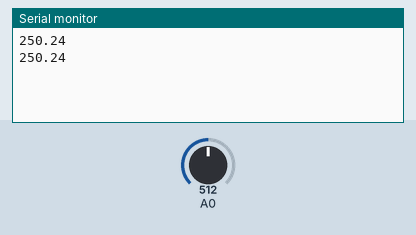
Recording of a sketch running on a simulated Arduino Uno, built with avr-gcc and run on an emulated ATmega328P. Parts: the last lines printed to the serial monitor. The test bench sets the inputs (shaded band); at power-on: A0 = 512.

Above: at 1.8 s.
1.9 s: A0 set to 716
At 2.6 s:
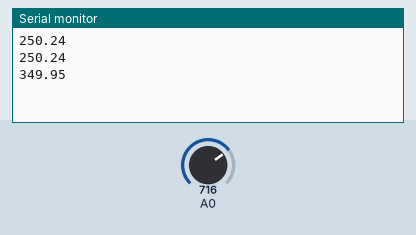
3.4 s: A0 set to 900
At 4.8 s:
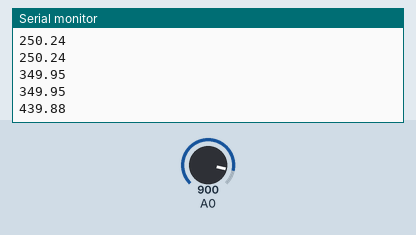
Timing chart, 0 to 6.4 s (numbered marks = the images above; inputs shaded):
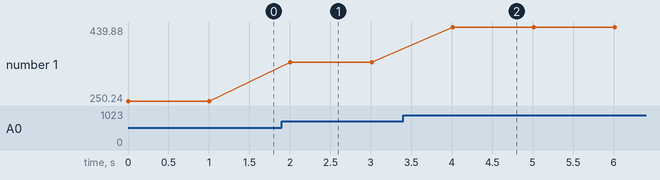

Measured:
- after the input at 1.9 s, the serial monitor: prints a new line after 0.11 s (image 1)
- after the input at 3.4 s, the serial monitor: prints a new line after 0.61 s (image 2)
- plotted number 1: 250.24 → 349.95 after the input at 1.9 s, 349.95 → 439.88 after the input at 3.4 s

The sketch:

suart_uno.ino
```cpp
/*  Author: Arnob Karmokar
 *  ID: 16-01-05-055
 *  Created on 02 April 2019
 */
#include<SoftwareSerial.h>
SoftwareSerial SUART(2,3);
float Temp;
void setup() {
  Serial.begin(9600);
  SUART.begin(9600);
  pinMode(A0,INPUT);
}

void loop() {
  Temp = (500/1023.0)*analogRead(A0);
  byte intTemp= int(Temp);
  byte floatTemp=( Temp-intTemp)*100;
  Serial.println(Temp);
  SUART.write(intTemp);
  SUART.write(floatTemp);
  delay(1000);

}
```
